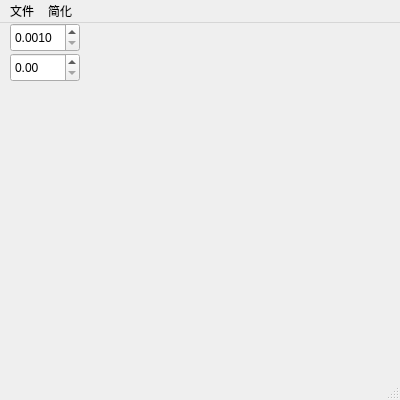
<?xml version="1.0" encoding="UTF-8"?>
<ui version="4.0">
 <class>MainWindow</class>
 <widget class="QMainWindow" name="MainWindow">
  <property name="geometry">
   <rect>
    <x>0</x>
    <y>0</y>
    <width>400</width>
    <height>400</height>
   </rect>
  </property>
  <property name="minimumSize">
   <size>
    <width>400</width>
    <height>400</height>
   </size>
  </property>
  <property name="mouseTracking">
   <bool>true</bool>
  </property>
  <property name="windowTitle">
   <string>点云简化</string>
  </property>
  <widget class="QWidget" name="centralWidget">
   <property name="sizePolicy">
    <sizepolicy hsizetype="Expanding" vsizetype="Expanding">
     <horstretch>0</horstretch>
     <verstretch>0</verstretch>
    </sizepolicy>
   </property>
   <layout class="QHBoxLayout" name="horizontalLayout">
    <property name="spacing">
     <number>0</number>
    </property>
    <property name="leftMargin">
     <number>0</number>
    </property>
    <property name="topMargin">
     <number>0</number>
    </property>
    <property name="rightMargin">
     <number>0</number>
    </property>
    <property name="bottomMargin">
     <number>0</number>
    </property>
    <item>
     <widget class="MyGLWidget" name="glwidget" native="true">
      <widget class="QDoubleSpinBox" name="cellLength">
       <property name="geometry">
        <rect>
         <x>10</x>
         <y>0</y>
         <width>70</width>
         <height>29</height>
        </rect>
       </property>
       <property name="toolTip">
        <string>八叉树最小单元格大小</string>
       </property>
       <property name="decimals">
        <number>4</number>
       </property>
       <property name="minimum">
        <double>0.001000000000000</double>
       </property>
       <property name="maximum">
        <double>1.000000000000000</double>
       </property>
       <property name="singleStep">
        <double>0.001000000000000</double>
       </property>
      </widget>
      <widget class="QDoubleSpinBox" name="curve">
       <property name="geometry">
        <rect>
         <x>10</x>
         <y>30</y>
         <width>70</width>
         <height>29</height>
        </rect>
       </property>
       <property name="toolTip">
        <string>八叉树节点曲率下限</string>
       </property>
       <property name="maximum">
        <double>9999.989999999999782</double>
       </property>
       <property name="singleStep">
        <double>1.000000000000000</double>
       </property>
      </widget>
     </widget>
    </item>
   </layout>
  </widget>
  <widget class="QMenuBar" name="menuBar">
   <property name="geometry">
    <rect>
     <x>0</x>
     <y>0</y>
     <width>400</width>
     <height>28</height>
    </rect>
   </property>
   <widget class="QMenu" name="menu">
    <property name="title">
     <string>文件</string>
    </property>
    <addaction name="openfile"/>
   </widget>
   <widget class="QMenu" name="menu_2">
    <property name="title">
     <string>简化</string>
    </property>
    <addaction name="averageSimplify"/>
    <addaction name="curvSimplify"/>
   </widget>
   <addaction name="menu"/>
   <addaction name="menu_2"/>
  </widget>
  <widget class="QStatusBar" name="statusBar"/>
  <action name="openfile">
   <property name="text">
    <string>打开</string>
   </property>
   <property name="shortcut">
    <string>Ctrl+O</string>
   </property>
  </action>
  <action name="averageSimplify">
   <property name="text">
    <string>均匀简化</string>
   </property>
  </action>
  <action name="curvSimplify">
   <property name="text">
    <string>曲率简化</string>
   </property>
  </action>
 </widget>
 <layoutdefault spacing="6" margin="11"/>
 <customwidgets>
  <customwidget>
   <class>MyGLWidget</class>
   <extends>QWidget</extends>
   <header>myglwidget.h</header>
   <container>1</container>
  </customwidget>
 </customwidgets>
 <resources/>
 <connections/>
</ui>
